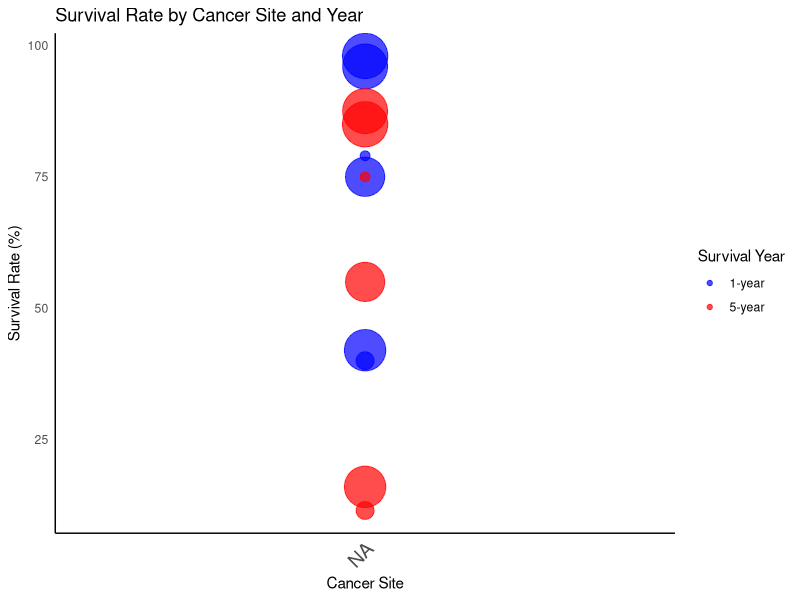
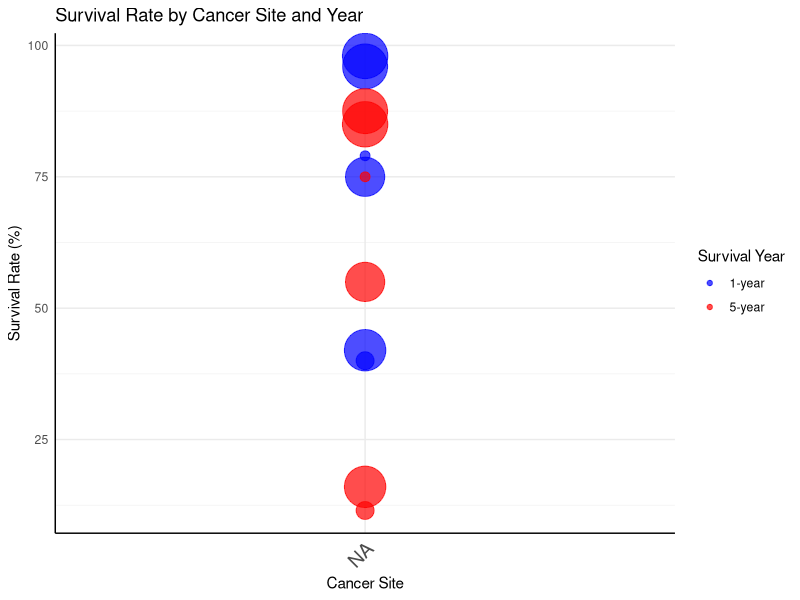

Write the R code that produced these figures, in order.
#Bubble plot with R for Cancer survival rate

library(ggplot2)
library(readxl)


surv <- structure(list(sn = c(1, 2, 3, 4, 5, 6, 7, 8, 9, 10, 11, 12), 
    id = c(1, 2, 3, 4, 5, 6, 1, 2, 3, 4, 5, 6), 
    cancer_site = c("Cancer_1", "Cancer_2", "Cancer_3", "Cancer_4", "Cancer_5", "Cancer_6", 
    "Cancer_1", "Cancer_2", "Cancer_3", "Cancer_4", "Cancer_5", "Cancer_6"), 
    total = c(500, 4000, 3500, 250, 5000, 4900, 500, 4000, 3500, 250, 5000, 4900), 
    surv_rate = c(0.400, 0.420, 0.750, 0.790, 0.980, 0.960, 0.115, 0.160, 0.550, 0.750, 0.850, 0.875), 
    surv_year = c("1-year", "1-year", "1-year", "1-year", "1-year", "1-year", "5-year", "5-year", "5-year", "5-year", "5-year", "5-year")), 
    class = c("tbl_df", "tbl", "data.frame"), row.names = c(NA, -12L))

#change the decimal % to real % figure
surv$surv_rate <- surv$surv_rate * 100


# Order cancer_site based on id
surv$cancer_site <- factor(surv$cancer_site, levels = c("Liver", "Lung", "Colorectal", "Cervix", "Prostate", "Breast"))

# Create the bubble chart
ggplot(surv, aes(x = cancer_site, y = surv_rate, size = total, color = surv_year)) +
  geom_point(alpha = 0.7) + 
  scale_size(range = c(3, 15), guide = "none") +  # Adjust size range for bubbles
  #geom_text(aes(label = paste0(surv_rate, "%")), vjust = 1.5, hjust = 0.5, size = 4) +  # Add percentage labels next to bubbles
  labs(x = "Cancer Site", y = "Survival Rate (%)", title = "Survival Rate by Cancer Site and Year") +
  theme_minimal() +
  theme(
    axis.text.x = element_text(size = 14, angle = 45, hjust = 1),  # Make X-axis font bigger
    #axis.text.y = element_blank(),  # Remove Y-axis values
    panel.grid = element_blank(),  # Remove grid lines
    axis.line = element_line(color = "black"),  # Add main X and Y axis lines
    panel.border = element_blank()  # Remove the box around the plot
  ) +
  scale_color_manual(values = c("1-year" = "blue", "5-year" = "red")) + 
  guides(color = guide_legend(title = "Survival Year"))




# Create the bubble chart with grid
ggplot(surv, aes(x = cancer_site, y = surv_rate, size = total, color = surv_year)) +
  geom_point(alpha = 0.7) + 
  scale_size(range = c(3, 15), guide = "none") +  # Adjust size range for bubbles
  # geom_text(aes(label = paste0(surv_rate, "%")), vjust = 1.5, hjust = 0.5, size = 4) +  # Add percentage labels next to bubbles
  labs(x = "Cancer Site", y = "Survival Rate (%)", title = "Survival Rate by Cancer Site and Year") +
  theme_minimal() +
  theme(
    axis.text.x = element_text(size = 14, angle = 45, hjust = 1),  # Make X-axis font bigger
    # axis.text.y = element_blank(),  # Remove Y-axis values if needed
    #panel.grid.major = element_line(color = "gray90", size = 0.5),  # Faint minimal grid lines
    panel.grid.minor = element_line(color = "gray95", size = 0.25),  # Even fainter minor grid lines
    axis.line = element_line(color = "black"),  # Add main X and Y axis lines
    panel.border = element_blank()  # Remove the box around the plot
  ) +
  scale_color_manual(values = c("1-year" = "blue", "5-year" = "red")) + 
  guides(color = guide_legend(title = "Survival Year"))



